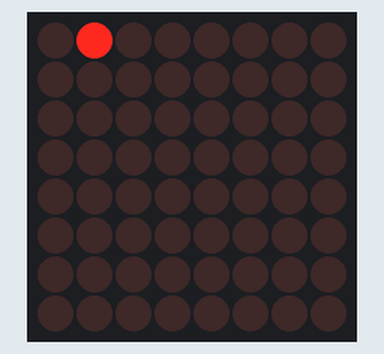
Bench run of a sketch on a simulated Arduino Uno, built with avr-gcc and run on an emulated ATmega328P. On the bench: 8×8 LED matrix.

Above: at 0.1 s.
At 1.1 s:
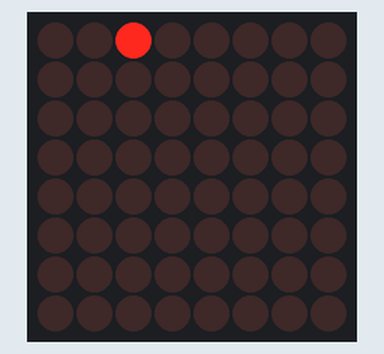
At 2.1 s:
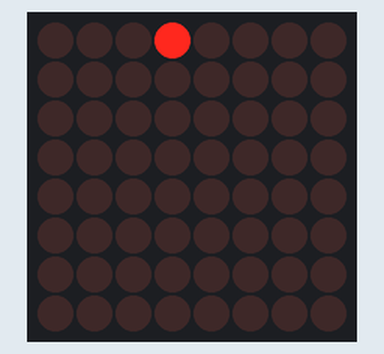
At 3.1 s:
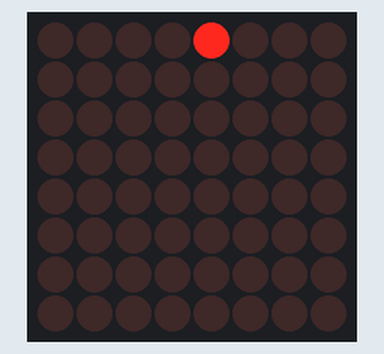
At 5.1 s:
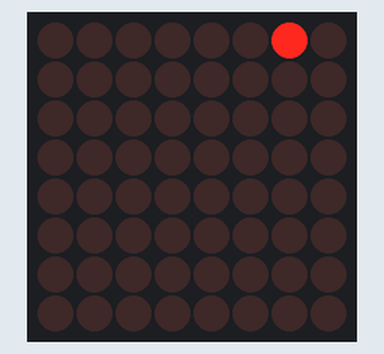
At 7.1 s:
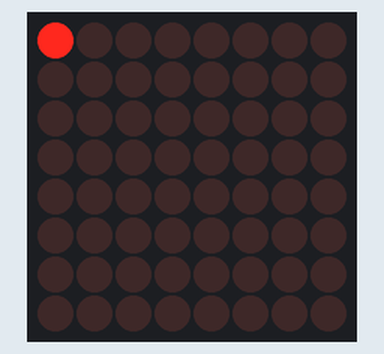

Measured:
- by itself, everything shown: repeats every 8.0 s, in 8 steps
- what the display in image 1 shows lasts 1.0 s, from 1.0 s to 2.0 s

The sketch:

Test_LED_Matrix.ino
```cpp
//We always have to include the library
#include "LedControl.h"

/*
 Now we need a LedControl to work with.
 ***** These pin numbers will probably not work with your hardware *****
 pin 12 is connected to the DataIn
 pin 11 is connected to the CLK
 pin 10 is connected to LOAD
 We have only a single MAX72XX.
 */
LedControl lc=LedControl(11,13,12,1);


/* we always wait a bit between updates of the display */
unsigned long delaytime=1000;

void setup() {
  /*
   The MAX72XX is in power-saving mode on startup,
   we have to do a wakeup call
   */
  lc.shutdown(0,false);
  /* Set the brightness to a medium values */
  lc.setIntensity(0,8);
  /* and clear the display */
  lc.clearDisplay(0);
}
/*
 This method will display the characters for the
 word "Arduino" one after the other on digit 0.
 */
void writeArduinoOn7Segment() {

  lc.setRow(0,0,0b01000000);
  delay(delaytime);
  lc.setRow(0,0,0b00100000);
  delay(delaytime);
  lc.setRow(0,0,0b00010000);
  delay(delaytime);
  lc.setRow(0,0,0b00001000);
  delay(delaytime);
  lc.setRow(0,0,0b00000100);
  delay(delaytime);
  lc.setRow(0,0,0b00000010);
  delay(delaytime);
  lc.setRow(0,0,0b00000001);
  delay(delaytime);
  lc.setRow(0,0,0b10000000);
  delay(delaytime);

}
void loop() {
  writeArduinoOn7Segment();
}
```
